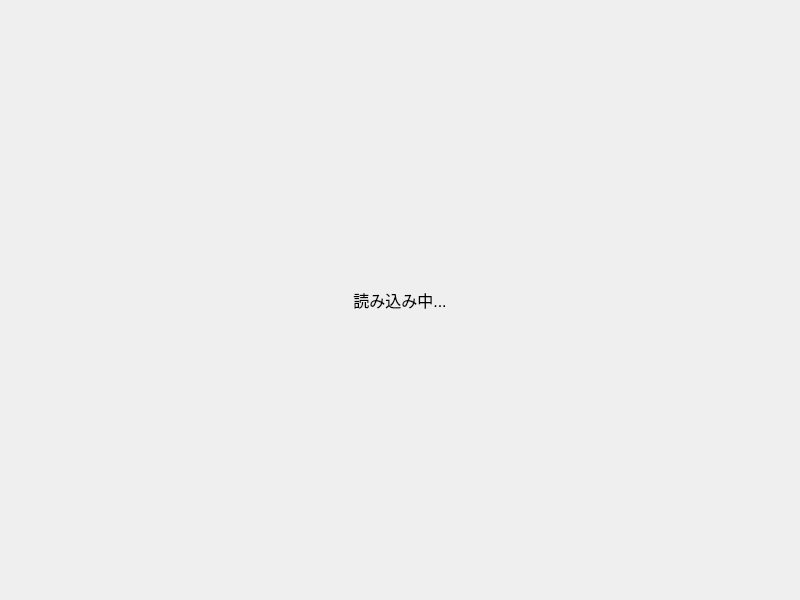
<?xml version="1.0" encoding="UTF-8"?>
<ui version="4.0">
 <class>DashboardTabHost</class>
 <widget class="QWidget" name="DashboardTabHost">
  <property name="geometry">
   <rect>
    <x>0</x>
    <y>0</y>
    <width>800</width>
    <height>600</height>
   </rect>
  </property>
  <property name="windowTitle">
   <string>Dashboard</string>
  </property>
  <layout class="QVBoxLayout" name="layout">
   <property name="spacing">
    <number>0</number>
   </property>
   <property name="leftMargin">
    <number>0</number>
   </property>
   <property name="topMargin">
    <number>0</number>
   </property>
   <property name="rightMargin">
    <number>0</number>
   </property>
   <property name="bottomMargin">
    <number>0</number>
   </property>
   <item>
    <widget class="QStackedWidget" name="dashboardStateStack">
     <property name="currentIndex">
      <number>0</number>
     </property>
     
     <!-- loadingPage -->
     <widget class="QWidget" name="dashboardLoadingPage">
      <layout class="QVBoxLayout" name="loadingLayout">
       <item>
        <spacer name="loadingTopSpacer">
         <property name="orientation">
          <enum>Qt::Orientation::Vertical</enum>
         </property>
         <property name="sizeHint" stdset="0">
          <size>
           <width>20</width>
           <height>40</height>
          </size>
         </property>
        </spacer>
       </item>
       <item>
        <widget class="QLabel" name="loadingLabel">
         <property name="font">
          <font>
           <pointsize>12</pointsize>
          </font>
         </property>
         <property name="text">
          <string>読み込み中...</string>
         </property>
         <property name="alignment">
          <set>Qt::AlignCenter</set>
         </property>
        </widget>
       </item>
       <item>
        <spacer name="loadingBottomSpacer">
         <property name="orientation">
          <enum>Qt::Orientation::Vertical</enum>
         </property>
         <property name="sizeHint" stdset="0">
          <size>
           <width>20</width>
           <height>40</height>
          </size>
         </property>
        </spacer>
       </item>
      </layout>
     </widget>
     
     <!-- emptyPage -->
     <widget class="QWidget" name="dashboardEmptyPage">
      <layout class="QVBoxLayout" name="emptyLayout">
       <item>
        <spacer name="emptyTopSpacer">
         <property name="orientation">
          <enum>Qt::Orientation::Vertical</enum>
         </property>
         <property name="sizeHint" stdset="0">
          <size>
           <width>20</width>
           <height>40</height>
          </size>
         </property>
        </spacer>
       </item>
       <item>
        <widget class="QLabel" name="emptyLabel">
         <property name="font">
          <font>
           <pointsize>12</pointsize>
          </font>
         </property>
         <property name="text">
          <string>プロジェクトが選択されていません。</string>
         </property>
         <property name="alignment">
          <set>Qt::AlignCenter</set>
         </property>
        </widget>
       </item>
       <item>
        <spacer name="emptyBottomSpacer">
         <property name="orientation">
          <enum>Qt::Orientation::Vertical</enum>
         </property>
         <property name="sizeHint" stdset="0">
          <size>
           <width>20</width>
           <height>40</height>
          </size>
         </property>
        </spacer>
       </item>
      </layout>
     </widget>
     
     <!-- errorPage -->
     <widget class="QWidget" name="dashboardErrorPage">
      <layout class="QVBoxLayout" name="errorLayout">
       <property name="spacing">
        <number>15</number>
       </property>
       <item>
        <spacer name="errorTopSpacer">
         <property name="orientation">
          <enum>Qt::Orientation::Vertical</enum>
         </property>
         <property name="sizeHint" stdset="0">
          <size>
           <width>20</width>
           <height>40</height>
          </size>
         </property>
        </spacer>
       </item>
       <item>
        <widget class="QLabel" name="dashboardErrorMessageLabel">
         <property name="font">
          <font>
           <pointsize>12</pointsize>
          </font>
         </property>
         <property name="text">
          <string>エラーが発生しました。</string>
         </property>
         <property name="alignment">
          <set>Qt::AlignCenter</set>
         </property>
        </widget>
       </item>
       <item>
        <layout class="QHBoxLayout" name="buttonLayout">
         <item>
          <spacer name="buttonLeftSpacer">
           <property name="orientation">
            <enum>Qt::Orientation::Horizontal</enum>
           </property>
           <property name="sizeHint" stdset="0">
            <size>
             <width>40</width>
             <height>20</height>
            </size>
           </property>
          </spacer>
         </item>
         <item>
          <widget class="QPushButton" name="dashboardRetryButton">
           <property name="minimumSize">
            <size>
             <width>120</width>
             <height>30</height>
            </size>
           </property>
           <property name="text">
            <string>再読み込み</string>
           </property>
          </widget>
         </item>
         <item>
          <spacer name="buttonRightSpacer">
           <property name="orientation">
            <enum>Qt::Orientation::Horizontal</enum>
           </property>
           <property name="sizeHint" stdset="0">
            <size>
             <width>40</width>
             <height>20</height>
            </size>
           </property>
          </spacer>
         </item>
        </layout>
       </item>
       <item>
        <spacer name="errorBottomSpacer">
         <property name="orientation">
          <enum>Qt::Orientation::Vertical</enum>
         </property>
         <property name="sizeHint" stdset="0">
          <size>
           <width>20</width>
           <height>40</height>
          </size>
         </property>
        </spacer>
       </item>
      </layout>
     </widget>
     
     <!-- contentPage -->
     <widget class="QWidget" name="dashboardContentPage">
      <layout class="QVBoxLayout" name="contentLayout">
       <property name="spacing">
        <number>0</number>
       </property>
       <property name="leftMargin">
        <number>0</number>
       </property>
       <property name="topMargin">
        <number>0</number>
       </property>
       <property name="rightMargin">
        <number>0</number>
       </property>
       <property name="bottomMargin">
        <number>0</number>
       </property>
       <item>
        <widget class="QWidget" name="dashboardMountArea" native="true"/>
       </item>
      </layout>
     </widget>
     
    </widget>
   </item>
  </layout>
 </widget>
 <resources/>
 <connections/>
</ui>
